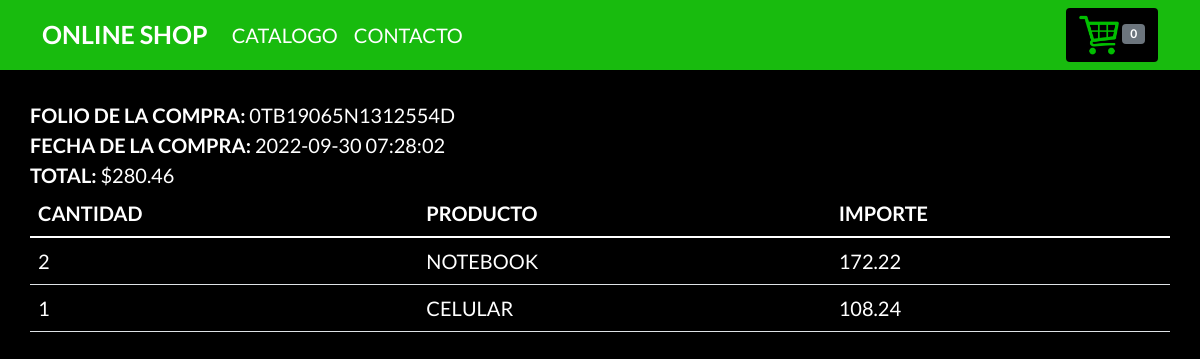
/completado.php?key=0TB19065N1312554D, run on the app's committed database.
### tables this page shows
CREATE TABLE `compra` (
  `id` int(11) NOT NULL,
  `id_transaccion` varchar(20) NOT NULL,
  `fecha` datetime NOT NULL,
  `estado` varchar(20) NOT NULL,
  `email` varchar(60) NOT NULL,
  `id_cliente` varchar(20) NOT NULL,
  `total` decimal(10,2) NOT NULL
);

CREATE TABLE `detalles_compra` (
  `id` int(11) NOT NULL,
  `id_compra` int(11) NOT NULL,
  `id_producto` int(11) NOT NULL,
  `nombre` varchar(200) NOT NULL,
  `precio` decimal(10,2) NOT NULL,
  `cantidad` int(11) NOT NULL
);

### config/config.php (called while the page is built, shortened)
<?php
  $num_cart = 0;
?>

### completado.php (the view, shortened to what this page needs)
<?php
  require 'config/config.php';
  $db = new Database();
  $con= $db->conectar();
  $id_transaccion = isset($_GET['key']) ? $_GET['key'] : '0';
  $error = '';
  if ($id_transaccion == '0') {
    $error= 'Error al procesar la peticion';
  }else {
    $sql = $con->prepare("SELECT count(id) FROM compra WHERE id_transaccion=? AND estado=?");
    $sql->execute([$id_transaccion, 'COMPLETED']);
    if ($sql->fetchColumn() > 0) {
      $sql = $con->prepare("SELECT id, fecha, email, total FROM compra WHERE id_transaccion=? AND estado=? LIMIT 1");
      $sql->execute([$id_transaccion, 'COMPLETED']);
      $row = $sql->fetch(PDO::FETCH_ASSOC);
      $id_Compra = $row['id'];
      $total = $row['total'];
      $fecha = $row['fecha'];
      $sql_det = $con->prepare("SELECT nombre, precio, cantidad FROM detalles_compra WHERE id_compra = ?");
      $sql_det->execute([$id_Compra]);
    }else {
      $error = 'Error al comprobar la compra';
    }
  }
?>
<!DOCTYPE html>
<html lang="en" dir="ltr">
  <head>
    <link href="https://cdn.jsdelivr.net/npm/bootstrap@5.1.3/dist/css/bootstrap.min.css" rel="stylesheet">
    <link rel="stylesheet" href="css/estilos.css">
  </head>
  <body>
    <header>
      <div class="navbar navbar-expand-lg navbarshop">
        <div class="container">
          <a href="index.php" class="navbar-brand">
            <strong>Online Shop</strong>
          </a>
          <div class="collapse navbar-collapse " id="navbarHeader">
            <ul class="navbar-nav me-auto mb-2 mb-lg-0">
              <li class="nav-item">
                <a href="#" class="nav-link active">catalogo</a>
              </li>
              <li class="nav-item">
                <a href="#" class="nav-link">contacto</a>
              </li>
            </ul>
            <a href="checkout.php" class="btn btn-negashop">
              <img class="carrito" src="img-logic/carrito.png" alt=""> <span id="num_cart" class="badge bg-secondary"><?php echo $num_cart; ?></span>
            </a>
          </div>
        </div>
      </div>
    </header>
    <main>
      <div class="container">
        <?php if (strlen($error) > 0) { ?>
          <div class="row">
            <div class="col">
              <h3><?php echo $error; ?></h3>
            </div>
          </div>
      <?php  }else{ ?>
        <div class="row">
          <div class="col">
            <b>Folio de la compra: </b><?php echo $id_transaccion; ?><br>
            <b>fecha de la compra: </b><?php echo $fecha; ?><br>
            <b>total: </b><?php echo MONEDA. number_format($total, 2, '.', ','); ?><br>
          </div>
        </div>
        <div class="row">
          <div class="col">
            <table class="table">
              <thead>
                <tr>
                  <th>cantidad</th>
                  <th>producto</th>
                  <th>importe</th>
                </tr>
              </thead>
              <tbody>
                <?php while ($row_det = $sql_det->fetch(PDO::FETCH_ASSOC)) {
                  $importe = $row_det['precio'] * $row_det['cantidad'];
                  ?>
                  <tr>
                    <td><?php echo $row_det['cantidad']; ?></td>
                    <td><?php echo $row_det['nombre']; ?></td>
                    <td><?php echo $importe; ?></td>
                  </tr>
                <?php } ?>
              </tbody>
            </table>
          </div>
        </div>
      <?php } ?>
      </div>
      </main>
  </body>
</html>

### css/estilos.css (style rules this page uses)
body { font-family: 'Lato', sans-serif; text-transform: uppercase; font-size: 20px; background: black; color: white; }
main > .container { padding: 30px 0; }
.navbarshop { background: #18bb0e; }
.navbarshop a { color: white; }
.navbarshop strong { font-size: 25px; }
.btn-negashop { text-transform: uppercase; background: black; color: white; }
.carrito { width: 40px; height: 40px; }
.btn-negashop img { filter: invert(0.4) sepia(1) hue-rotate(49deg) saturate(1000%); }
.table { color: white; }

### data on the page
compra: fecha "2022-09-30 07:28:02", total "280.46"
detalles_compra: cantidad "2", nombre "NOTEBOOK", importe "172.22"
detalles_compra: cantidad "1", nombre "CELULAR", precio "108.24"

### other printed values
$num_cart "0"
$id_transaccion "0TB19065N1312554D"
MONEDA "$"
